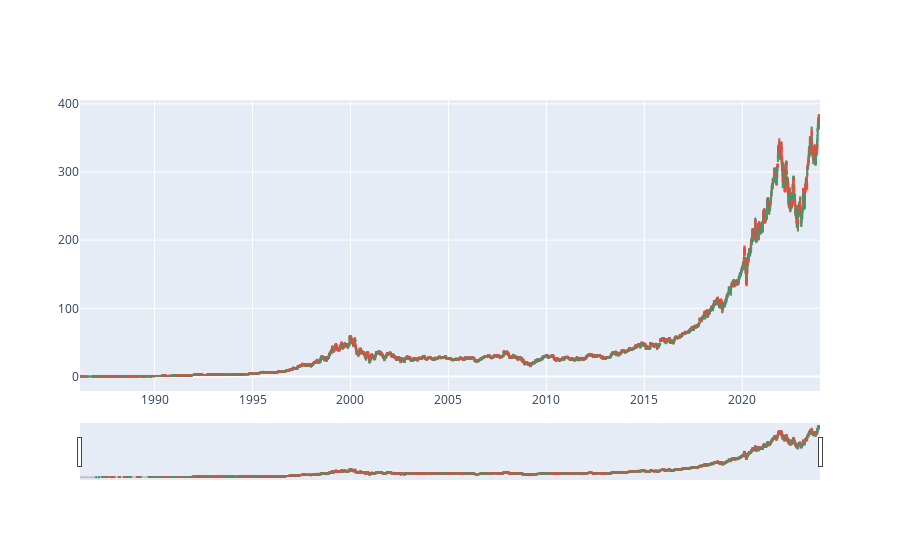

Source (notebook cell):
### Code cell
df = df_MSFT

fig = go.Figure(data=[go.Candlestick(x=df.index,
                open=df['Open'],
                high=df['High'],
                low=df['Low'],
                close=df['Close'])])

fig.show()

### Figure 1 — Plotly figure (JSON) as saved in the notebook; plotly's stock layout.template omitted (floating-point values rounded to 4 significant figures; data arrays with more than 128 entries replaced by an {"elided": "..."} marker saying what was removed)
{"data": [{"close": {"elided": "9521 float values"}, "high": {"elided": "9521 float values"}, "low": {"elided": "9521 float values"}, "open": {"elided": "9521 float values"}, "type": "candlestick", "x": {"elided": "9521 str values"}}], "layout": {}}
